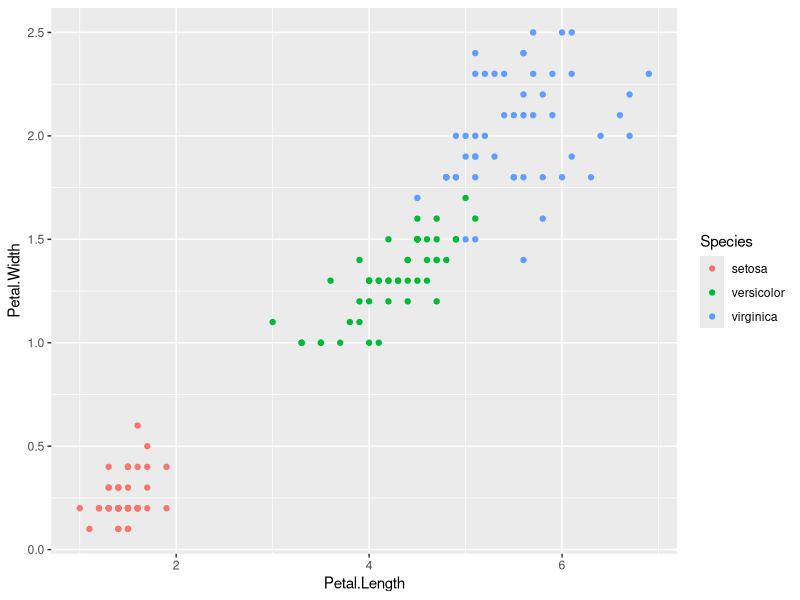
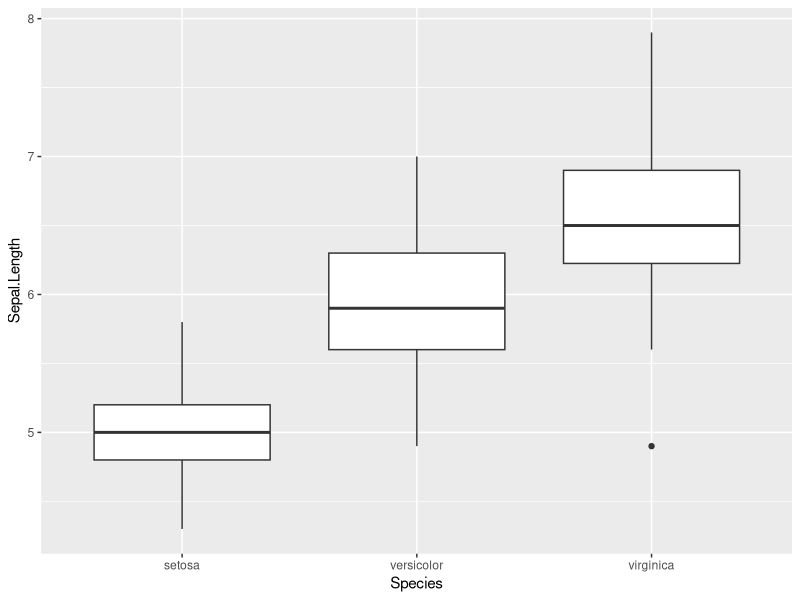
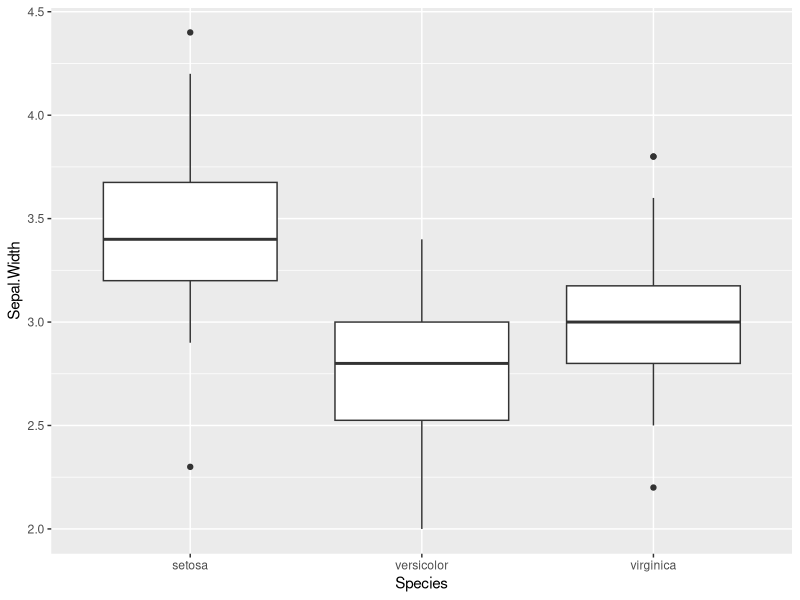
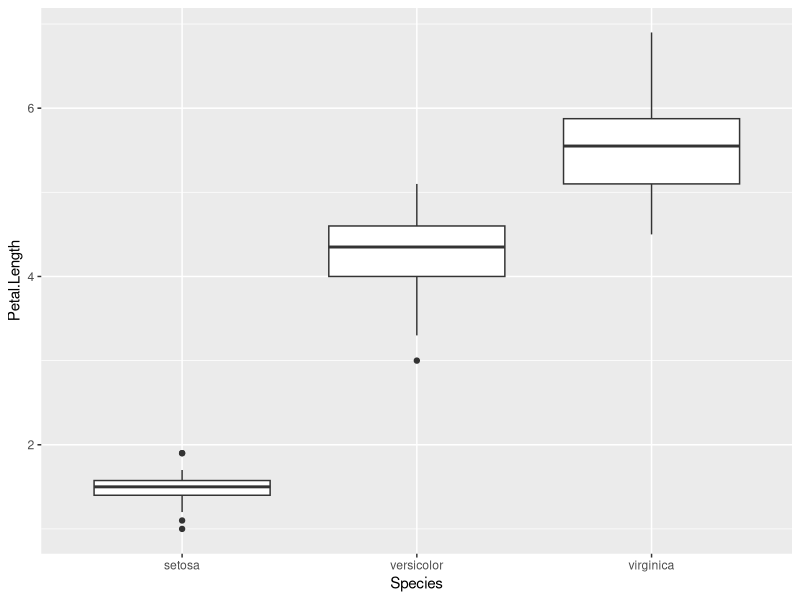
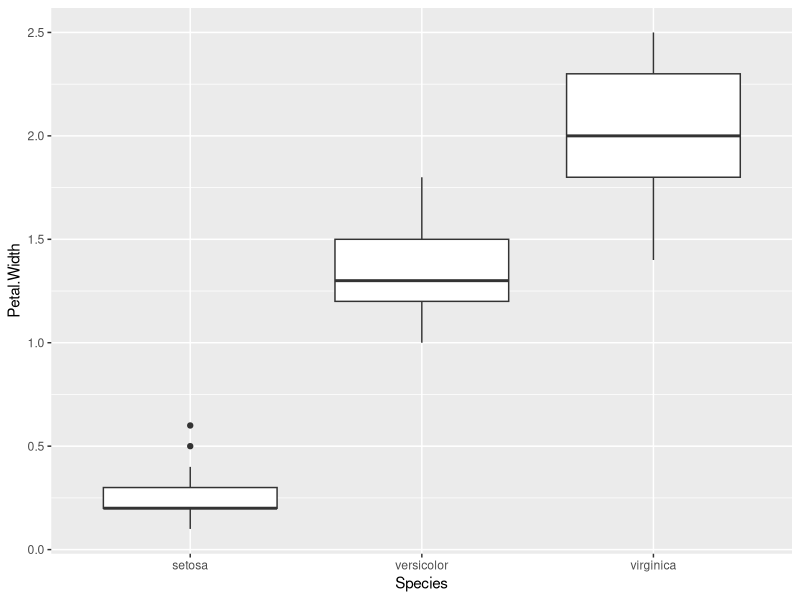

Here is the R script that generated these plots, in order:
## ---- chunk 1
# 先載入套件
install.packages("Hmisc")
library(ggplot2)
library(readr)
library(knitr)
library(Hmisc)
## ---- chunk 2
# 檢視資料
str(iris)
## ---- chunk 3
# 算出各長度的平均值
mean(iris$Sepal.Length) # 5.843333
mean(iris$Sepal.Width) # 3.057333
mean(iris$Petal.Length) # 3.758
mean(iris$Petal.Width) # 1.199333

# 用summary這個函數就可以看到整體
summary(iris)

## ---- chunk 4
# 散佈圖:看關係
require(ggplot2)
  ggplot(data=iris) +                        
    geom_point(aes(x=Petal.Length,           
                   y=Petal.Width,
                   color=Species))
## ---- chunk 5
# 盒子圖
ggplot(data = iris, aes(x = Species,y=Sepal.Length)) +
geom_boxplot()
## ---- chunk 6
ggplot(data = iris, aes(x = Species,y=Sepal.Width)) +
geom_boxplot()
## ---- chunk 7
ggplot(data = iris, aes(x = Species,y=Petal.Length)) +
geom_boxplot()
## ---- chunk 8
ggplot(data = iris, aes(x = Species,y=Petal.Width)) +
geom_boxplot()
## ---- chunk 9
table(is.na(iris)) 
# 沒有缺失值
## ---- chunk 10
# 進行回歸分析
model <- lm(formula= Sepal.Length ~ Sepal.Width + Petal.Length + Petal.Width,
            data=iris)
summary(model)
## ---- chunk 11
# 進行anova分析
# 先設定假設檢定：H0為 μ(Setosa) = μ(Versicolor) = μ(Virginica)；H1為「至少有一平均數不相等」
a.lm <- lm(Petal.Width~Species, data=iris)
anova(a.lm)


## ---- chunk 12
b.lm <- lm(Petal.Length~Species, data=iris)
anova(b.lm)
## ---- chunk 13
c.lm <- lm(Sepal.Width~Species, data=iris)
anova(c.lm)

## ---- chunk 14
d.lm <- lm(Sepal.Length~Species, data=iris)
anova(d.lm)
